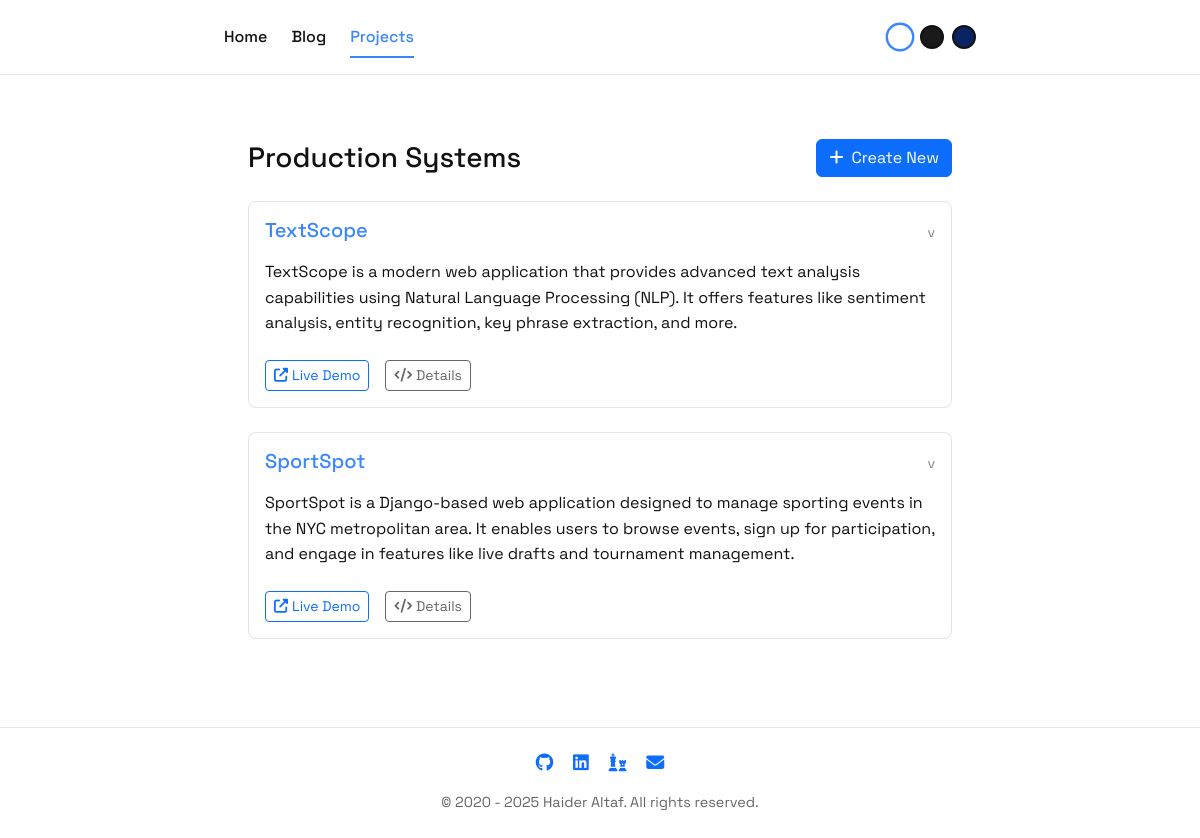
Page /projects/ (signed in) on the committed database.
### main/models.py (models this page shows, shortened)
class Project(models.Model):
    title = models.CharField(max_length=200)
    description = models.TextField()
    url = models.URLField(blank=True, null=True)
    created_at = models.DateTimeField(default=timezone.now)
    updated_at = models.DateTimeField(auto_now=True)

### main/views.py (the view)
# urls.py: path("projects/", views.ProjectListView.as_view(), name="project_list"),
class ProjectListView(ListView):
    model = Project
    template_name = "main/project_list.html"
    context_object_name = "projects"
    ordering = ['-created_at']
    paginate_by = 5

### main/templates/main/project_list.html (shortened to what this page needs)
{% extends "main/layout.html" %}
{% block content %}
<section class="project-list">
    <div class="d-flex justify-content-between align-items-center mb-4">
        <h1 class="h3 mb-0">Production Systems</h1>
        {% if user.is_authenticated and user.is_superuser %}
        <a href="{% url 'main:project_create' %}" class="btn btn-primary">
            <i class="fas fa-plus me-2"></i>Create New
        </a>
        {% endif %}
    </div>
    <div class="project-grid">
        {% for project in projects %}
        <div class="card mb-4">
            <div class="card-body">
                <div class="d-flex justify-content-between align-items-baseline mb-3">
                    <h3 class="h5 mb-0">
                        <a href="{% url 'main:project_detail' project.pk %}" class="text-decoration-none">{{ project.title }}</a>
                    </h3>
                    <small class="text-muted">v{{ project.version }}</small>
                </div>
                <p class="mb-4">{{ project.description }}</p>
                <div class="d-flex gap-3">
                    {% if project.url %}
                    <a href="{{ project.url }}" target="_blank" class="btn btn-outline-primary btn-sm">
                        <i class="fas fa-external-link-alt me-1"></i>Live Demo
                    </a>
                    {% endif %}
                    <a href="{% url 'main:project_detail' project.pk %}" class="btn btn-outline-secondary btn-sm">
                        <i class="fas fa-code me-1"></i>Details
                    </a>
                </div>
            </div>
        </div>
        {% empty %}
        <div class="card">
            <div class="card-body">
                <p class="text-muted mb-0">No projects available.</p>
            </div>
        </div>
        {% endfor %}
    </div>
</section>
{% endblock %}

### main/static/main/styles.css (style rules this page uses)
:root { --primary-color: #111; --secondary-color: #666; --accent-color: #3a86ff; --bg-color: #ffffff; --card-bg: #ffffff; --card-text: #111; --card-border: rgba(0, 0, 0, 0.1); --text-color: #111; --max-width: 800px; --transition-speed: 0.3s; }
body { font-family: 'Space Grotesk', sans-serif; line-height: 1.6; color: var(--text-color); background-color: var(--bg-color); display: flex; flex-direction: column; min-height: 100vh; transition: background-color var(--transition-speed) ease, color var(--transition-speed) ease; }
.card { background-color: var(--card-bg); border-radius: 8px; transition: all var(--transition-speed) ease; border: 1px solid var(--card-border); color: var(--card-text); margin-bottom: 1.5rem; }
.card-body, .card-body p, .card-body h3, .card-body h5, .card-body h6 { color: var(--card-text); }
.card-body a:not(.btn) { color: var(--accent-color); text-decoration: none; }
.card-body .text-muted { color: var(--secondary-color) !important; opacity: 0.8; }
.btn { transition: all var(--transition-speed) ease; }
*, *::before, *::after { transition: background-color var(--transition-speed) ease, color var(--transition-speed) ease, border-color var(--transition-speed) ease; }
.project-list, .project-detail { max-width: 800px; margin: 0 auto; padding: 2rem 1.5rem; }
.btn-outline-secondary { --bs-btn-color: var(--secondary-color); --bs-btn-border-color: var(--secondary-color); --bs-btn-hover-bg: var(--secondary-color); --bs-btn-hover-color: var(--bg-color); }

### rows in the picture
Project: title "TextScope", description "TextScope is a modern web application that provides advanced text analysis capabilities using Natural Language Processing (NLP). It offers features like sentiment analysis, entity recognition, key phrase extraction, and more."
Project: title "SportSpot", description "SportSpot is a Django-based web application designed to manage sporting events in the NYC metropolitan area. It enables users to browse events, sign up for participation, and engage in features like live drafts and tournament management."
